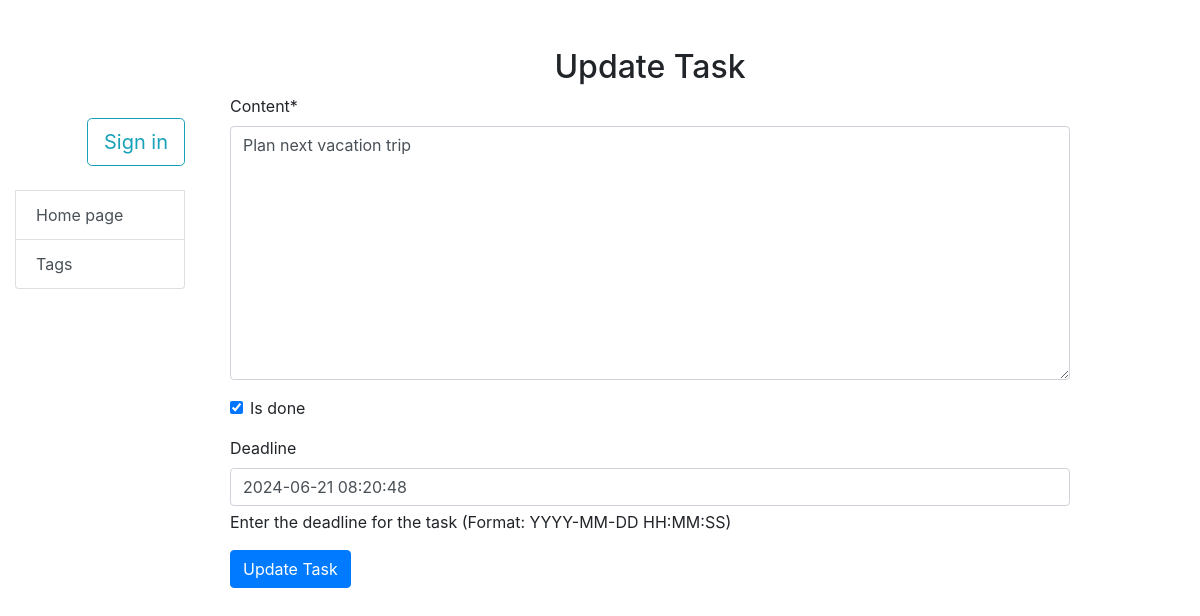
Screenshot of /task/update/6/ with the database file from the repository.
### todo/models.py (models this page shows, shortened)
class Task(models.Model):
    content = models.TextField()
    created_at = models.DateTimeField(auto_now_add=True)
    deadline = models.DateTimeField(null=True, blank=True)
    is_done = models.BooleanField(default=False)
    tags = models.ManyToManyField("Tag", related_name="tasks", blank=True)
    owner = models.ForeignKey(
        User,
        on_delete=models.CASCADE,
        related_name="tasks",
    )
    class Meta:
        ordering = ["is_done"]

### todo/views.py (the view)
# urls.py: path("task/update/<int:pk>/", update_task, name="update_task"),
def update_task(request: HttpRequest, pk: int) -> HttpResponse:
    task = Task.objects.get(id=pk)
    if request.method == "POST":
        form = TaskUpdateForm(request.POST, instance=task)
        if form.is_valid():
            form.save()
            return redirect("todo:index")
    else:
        form = TaskUpdateForm(instance=task)
    return render(request, "todo/update_task.html", {"form": form})

### todo/forms.py
class TaskUpdateForm(forms.ModelForm):
    class Meta:
        model = Task
        fields = ["content", "is_done", "deadline"]
    def __init__(self, *args, **kwargs):
        super(TaskUpdateForm, self).__init__(*args, **kwargs)
        self.fields["deadline"].help_text = (
            "Enter the deadline for the task (Format: YYYY-MM-DD HH:MM:SS)"
        )
        self.helper = FormHelper()
        self.helper.layout = Layout(
            "content",
            "is_done",
            "deadline",
            Submit("update", "Update Task", css_class="btn-primary"),
        )

### templates/todo/update_task.html (shortened to what this page needs)
{% extends "_base.html" %}
{% load crispy_forms_filters %}
{% block content %}
<div class="container mt-5">
    <h2  class="text-center">Update Task</h2>
    <form method="post">
        {{ form|crispy }}
        <button type="submit" class="btn btn-primary">Update Task</button>
    </form>
</div>
{% endblock %}

### rows the page displays
Task: content "Plan next vacation trip", is_done "☑", deadline "2024-06-21 08:20:48"
